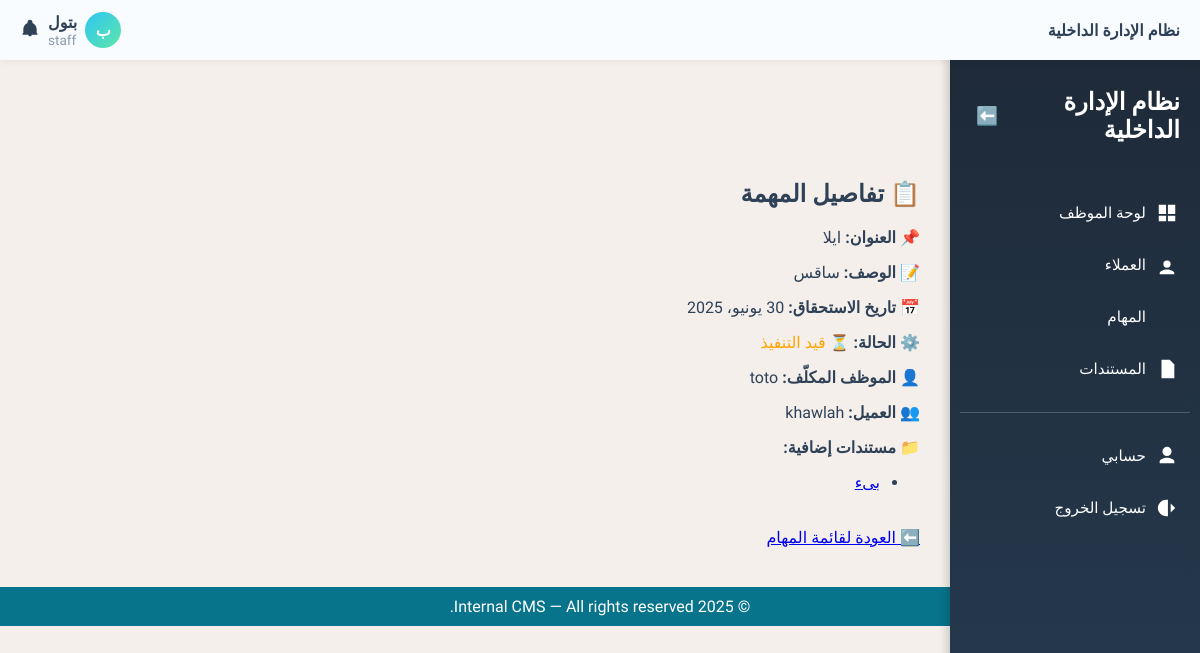
The page /tasks/tasks/25/ (signed in) on the database as committed earlier.
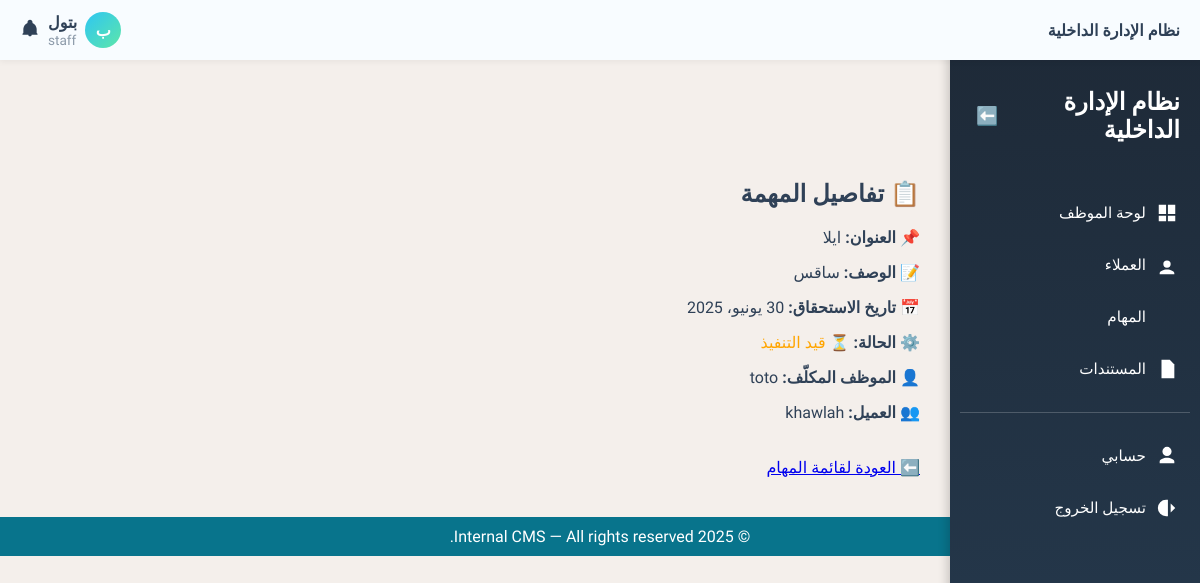
The same page on the database as committed later.
### content/models.py (models this page shows, shortened)
class Document(models.Model):
    ACCESS_CHOICES = [
        ('public', 'عام'),
        ('private', 'خاص'),
        ('restricted', 'مقيّد'),
        ('admin_only', 'للمدراء فقط'),
        ('client_shared', 'مشترك مع عميل'),
    ]
    title = models.CharField(max_length=255)
    file_url = models.URLField(max_length=1024, blank=True, null=True)
    file_path = models.CharField(max_length=512, blank=True, null=True)
    uploaded_by = models.ForeignKey(User, on_delete=models.SET_NULL, null=True)
    client = models.ForeignKey(Client, on_delete=models.SET_NULL, null=True, blank=True)
    access_level = models.CharField(max_length=20, choices=ACCESS_CHOICES, default='private')
    allowed_users = models.ManyToManyField(User, blank=True, related_name='permitted_documents')  # خاص بالمقيد
    created_at = models.DateTimeField(auto_now_add=True)

### tasks/views.py (the view)
# urls.py: path('tasks/<int:task_id>/', task_detail_view, name='task_detail'),
@login_required
def task_detail_view(request, task_id):
    task = get_object_or_404(Task, id=task_id)
    return render(request, 'tasks/detail.html', {'task': task})

### core/context_processors.py (called while the page is built)
def user_role(request):
    role = None
    if request.user.is_authenticated:
        if hasattr(request.user, 'userprofile'):
            role = request.user.userprofile.role.name
    return {'role': role}

### templates/tasks/detail.html (shortened to what this page needs)
{% extends 'base.html' %}
{% block content %}
<div class="container" style="padding: 20px;">
  <h2>📋 تفاصيل المهمة</h2>
  <div style="margin-top: 15px;">
    <p><strong>📌 العنوان:</strong> {{ task.title }}</p>
    <p><strong>📝 الوصف:</strong> {{ task.description|default:"لا يوجد وصف" }}</p>
    <p><strong>📅 تاريخ الاستحقاق:</strong> {{ task.due_date|default:"غير محدد" }}</p>
    <p>
      <strong>⚙️ الحالة:</strong>
      {% if task.status == 'pending' %}
        <span style="color: orange;">⏳ قيد التنفيذ</span>
      {% elif task.status == 'completed' %}
        <span style="color: green;">✅ منتهية</span>
      {% elif task.status == 'overdue' %}
        <span style="color: red;">⏰ متأخرة</span>
      {% endif %}
    </p>
    <p><strong>👤 الموظف المكلّف:</strong> {{ task.assigned_to.username|default:"غير محدد" }}</p>
    <p><strong>👥 العميل:</strong> {{ task.client.name|default:"غير محدد" }}</p>
    {% if task.documents.all %}
      <p><strong>📁 مستندات إضافية:</strong></p>
      <ul>
        {% for doc in task.documents.all %}
          <li>
            <a href="{{ doc.file_url }}" target="_blank">{{ doc.title }}</a>
          </li>
        {% empty %}
          <li>لا توجد مستندات إضافية</li>
        {% endfor %}
      </ul>
    {% endif %}
  </div>
  <a href="{% url 'task_list' %}" class="button" style="display: inline-block; margin-top: 20px;">⬅️ العودة لقائمة المهام</a>
</div>
{% endblock %}

Rows that differ between the two databases and show on the page:
removed Document: title "بىء"
Other text that changed with them:
text no longer shown: "📁 مستندات إضافية:"
